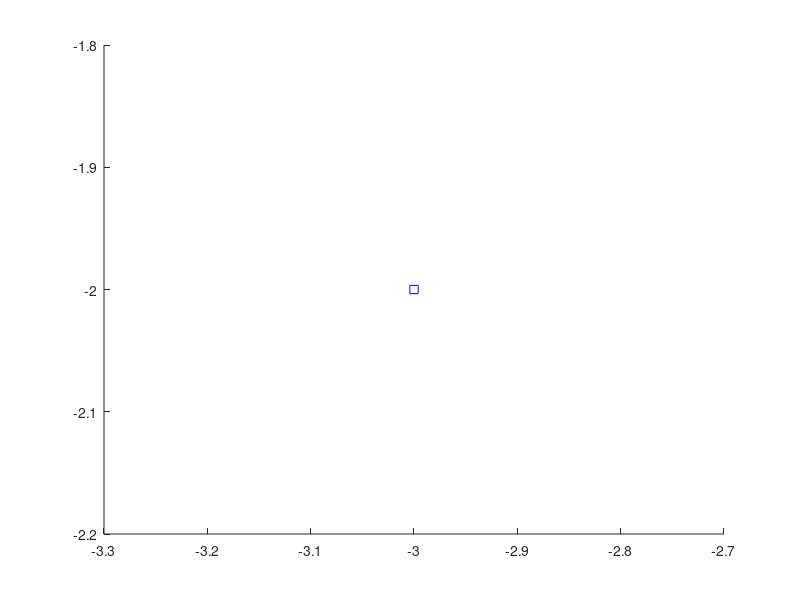

Source code (MATLAB): (Note: this script raises an error after producing the figure.)
clc
clear all
close all
P=[-3,-1,1,1,2,0,-2,-2;-2,-2,-1,-3,0,1,1,2];
[NE,NP]=size(P);
NN=2;
T=[0,0,1,1,1,1,0,0,;0,0,0,0,1,1,1,1];

W=rand(NN,NE);
B=rand(NN,1);
dw=zeros(NN,NE);

hold on
%while(1)
for EPOCAS=1:10
cla

for i=1:NP
    if T(:,i)==[0;0]
        plot(P(1,i),P(2,i),'bs')
    elseif T(:,i)==[1;0]
        plot(P(1,i),P(2,i),'ro')
    elseif T(:,i)==[1;1]
        plot(P(1,i),P(2,i),'dk')
    else
        plot(P(1,i),P(2,i),'b*')
    end
    

x1=-5:.1:5;
x2=(B(1,1)-W(1,1)*x1)/(W(1,2));

x3=-5:.1:5;
x4=(B(2,1)-W(2,1)*x3)/(W(2,2));
    
a(:,i)=hardlim(W*P(:,i)-B);
e(:,i)=T(:,i)-a(:,i);
dw=dw+e(:,i)*P(:,i)'


plot([-100 100],[0 0],'k')
plot([0 0],[-100 100],'k')
plot(x1,x2)
plot(x3,x4)
axis([-5 5 -5 5])


end
%if sum(e)==0
 %   break;
%end
W=W+dw;
B=B-sum(e,2);
pause(.1)
end
